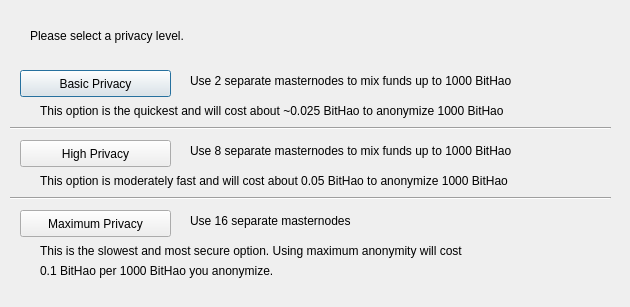
<?xml version="1.0" encoding="UTF-8"?>
<ui version="4.0">
 <class>DarksendConfig</class>
 <widget class="QDialog" name="DarksendConfig">
  <property name="geometry">
   <rect>
    <x>0</x>
    <y>0</y>
    <width>630</width>
    <height>307</height>
   </rect>
  </property>
  <property name="windowTitle">
   <string>Configure PrivateSend</string>
  </property>
  <widget class="QPushButton" name="buttonBasic">
   <property name="geometry">
    <rect>
     <x>20</x>
     <y>70</y>
     <width>151</width>
     <height>27</height>
    </rect>
   </property>
   <property name="text">
    <string>Basic Privacy</string>
   </property>
  </widget>
  <widget class="QPushButton" name="buttonHigh">
   <property name="geometry">
    <rect>
     <x>20</x>
     <y>140</y>
     <width>151</width>
     <height>27</height>
    </rect>
   </property>
   <property name="text">
    <string>High Privacy</string>
   </property>
  </widget>
  <widget class="QPushButton" name="buttonMax">
   <property name="geometry">
    <rect>
     <x>20</x>
     <y>210</y>
     <width>151</width>
     <height>27</height>
    </rect>
   </property>
   <property name="text">
    <string>Maximum Privacy</string>
   </property>
  </widget>
  <widget class="QLabel" name="label">
   <property name="geometry">
    <rect>
     <x>30</x>
     <y>20</y>
     <width>571</width>
     <height>31</height>
    </rect>
   </property>
   <property name="text">
    <string>Please select a privacy level.</string>
   </property>
  </widget>
  <widget class="QLabel" name="label_2">
   <property name="geometry">
    <rect>
     <x>190</x>
     <y>70</y>
     <width>421</width>
     <height>21</height>
    </rect>
   </property>
   <property name="text">
    <string>Use 2 separate masternodes to mix funds up to 1000 BitHao</string>
   </property>
  </widget>
  <widget class="QLabel" name="label_3">
   <property name="geometry">
    <rect>
     <x>190</x>
     <y>140</y>
     <width>411</width>
     <height>21</height>
    </rect>
   </property>
   <property name="text">
    <string>Use 8 separate masternodes to mix funds up to 1000 BitHao</string>
   </property>
  </widget>
  <widget class="QLabel" name="label_4">
   <property name="geometry">
    <rect>
     <x>190</x>
     <y>210</y>
     <width>421</width>
     <height>21</height>
    </rect>
   </property>
   <property name="text">
    <string>Use 16 separate masternodes</string>
   </property>
  </widget>
  <widget class="QLabel" name="label_6">
   <property name="geometry">
    <rect>
     <x>40</x>
     <y>100</y>
     <width>561</width>
     <height>21</height>
    </rect>
   </property>
   <property name="text">
    <string>This option is the quickest and will cost about ~0.025 BitHao to anonymize 1000 BitHao</string>
   </property>
  </widget>
  <widget class="QLabel" name="label_7">
   <property name="geometry">
    <rect>
     <x>40</x>
     <y>170</y>
     <width>561</width>
     <height>21</height>
    </rect>
   </property>
   <property name="text">
    <string>This option is moderately fast and will cost about 0.05 BitHao to anonymize 1000 BitHao</string>
   </property>
  </widget>
  <widget class="QLabel" name="label_8">
   <property name="geometry">
    <rect>
     <x>40</x>
     <y>240</y>
     <width>561</width>
     <height>21</height>
    </rect>
   </property>
   <property name="text">
    <string>This is the slowest and most secure option. Using maximum anonymity will cost</string>
   </property>
  </widget>
  <widget class="QLabel" name="label_9">
   <property name="geometry">
    <rect>
     <x>40</x>
     <y>260</y>
     <width>561</width>
     <height>21</height>
    </rect>
   </property>
   <property name="text">
    <string>0.1 BitHao per 1000 BitHao you anonymize.</string>
   </property>
  </widget>
  <widget class="Line" name="line">
   <property name="geometry">
    <rect>
     <x>10</x>
     <y>120</y>
     <width>601</width>
     <height>16</height>
    </rect>
   </property>
   <property name="orientation">
    <enum>Qt::Horizontal</enum>
   </property>
  </widget>
  <widget class="Line" name="line_2">
   <property name="geometry">
    <rect>
     <x>10</x>
     <y>190</y>
     <width>601</width>
     <height>16</height>
    </rect>
   </property>
   <property name="orientation">
    <enum>Qt::Horizontal</enum>
   </property>
  </widget>
 </widget>
 <resources/>
 <connections/>
</ui>
